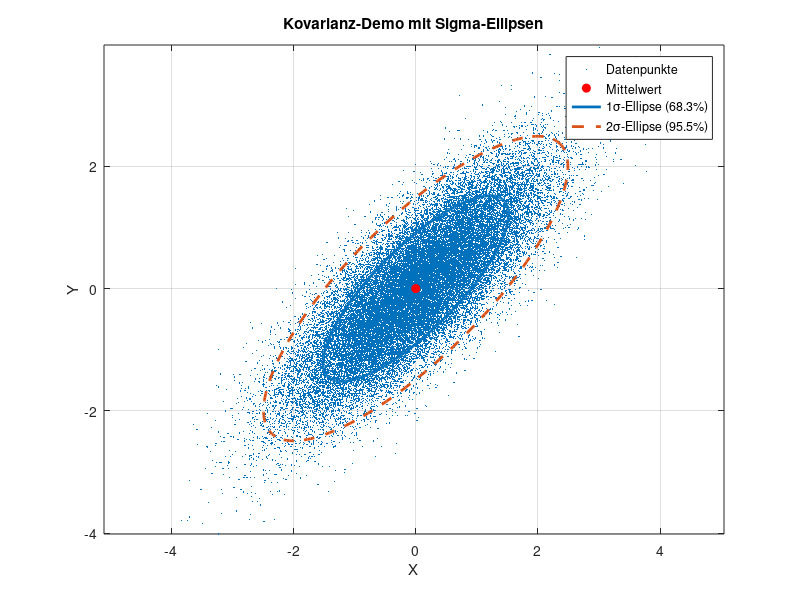

Write the MATLAB code that produced this figure.
%% Demo: Varianz, Kovarianz, Schranken & Sigma-Ellipsen
rng(42);                         % Reproduzierbarkeit
N      = 40000;                   % Stichprobengröße
sigmaX = 1.0;                    % Std-Abw. von X
sigmaY = 1.0;                    % Std-Abw. von Y
rho    = 0.8;                    % Ziel-Korrelation in [-1,1]

% Wahre Kovarianzmatrix (2x2)
Sigma = [sigmaX^2, rho*sigmaX*sigmaY;
         rho*sigmaX*sigmaY, sigmaY^2];

% Daten ~ N(mu, Sigma) erzeugen (mu = 0)
mu_true = [0; 0];
A = chol(Sigma, 'lower');        % Sigma = A*A'
Z = randn(2, N);                 % unabhängige Standardnormalen
XY = (A*Z) + mu_true;            % 2xN
x = XY(1, :)';  y = XY(2, :)';

% Stichprobenmittel & -kovarianz
mu_hat = mean([x y], 1);         % 1x2
C_hat  = cov(x, y);              % 2x2

varX  = C_hat(1,1);
varY  = C_hat(2,2);
covXY = C_hat(1,2);
corr  = covXY / sqrt(varX*varY);

% Cauchy–Schwarz-Schranke prüfen
upperBound = sqrt(varX*varY);
fprintf('Var(X) = %.4f, Var(Y) = %.4f\n', varX, varY);
fprintf('Cov(X,Y) = %.4f, |Cov| <= sqrt(VarX*VarY) = %.4f\n', covXY, upperBound);
fprintf('Korrelationskoeff. rho = %.4f (sollte in [-1,1] liegen)\n\n', corr);

% --- 1σ- und 2σ-Ellipsen (68.27% & 95.45% in 2D) ---
[V, D] = eig(C_hat);
[~, idx] = sort(diag(D), 'descend'); V = V(:, idx); D = D(idx, idx);
Ahat = V * sqrt(D);                      % Matrixwurzel der Kovarianz

% Skalenfaktoren (Chi-Quadrat mit 2 Freiheitsgraden)
k1 = sqrt(2.2957);   % ~68.27% (1σ in 2D)
k2 = sqrt(6.1801);   % ~95.45% (2σ in 2D)

t = linspace(0, 2*pi, 200);
circle = [cos(t); sin(t)];
E1 = (Ahat * circle) * k1 + mu_hat(:);
E2 = (Ahat * circle) * k2 + mu_hat(:);

% Plot
figure; hold on; axis equal; box on; grid on;
scatter(x, y, 8, '.', 'DisplayName','Datenpunkte');
plot(mu_hat(1), mu_hat(2), 'ro', 'MarkerFaceColor','r', 'DisplayName','Mittelwert');
plot(E1(1,:), E1(2,:), 'LineWidth', 2, 'DisplayName','1\sigma-Ellipse (68.3%)');
plot(E2(1,:), E2(2,:), '--', 'LineWidth', 2, 'DisplayName','2\sigma-Ellipse (95.5%)');
xlabel('X'); ylabel('Y'); title('Kovarianz-Demo mit Sigma-Ellipsen');
legend('Location','best'); hold off;
